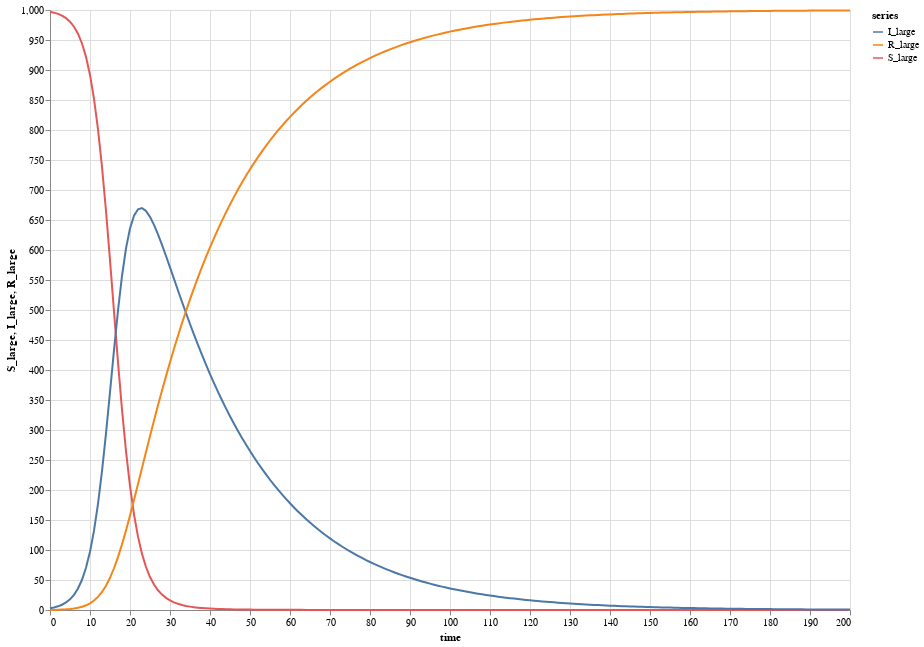

Notebook code for this chart:
### Code cell
plot("", [S_large, I_large, R_large], time(points), "time")

### Figure 1 — Vega-Lite specification as saved in the notebook (floating-point values rounded to 4 significant figures; data arrays with more than 128 entries replaced by an {"elided": "..."} marker saying what was removed)
{"$schema": "https://vega.github.io/schema/vega-lite/v4.json", "data": {"values": {"elided": "603 records"}}, "description": "", "height": 600, "layer": [{"encoding": {"color": {"field": "series", "type": "nominal"}, "x": {"field": "time", "type": "quantitative"}, "y": {"field": "S_large", "type": "quantitative"}}, "mark": "line"}, {"encoding": {"color": {"field": "series", "type": "nominal"}, "x": {"field": "time", "type": "quantitative"}, "y": {"field": "I_large", "type": "quantitative"}}, "mark": "line"}, {"encoding": {"color": {"field": "series", "type": "nominal"}, "x": {"field": "time", "type": "quantitative"}, "y": {"field": "R_large", "type": "quantitative"}}, "mark": "line"}], "width": 800}
